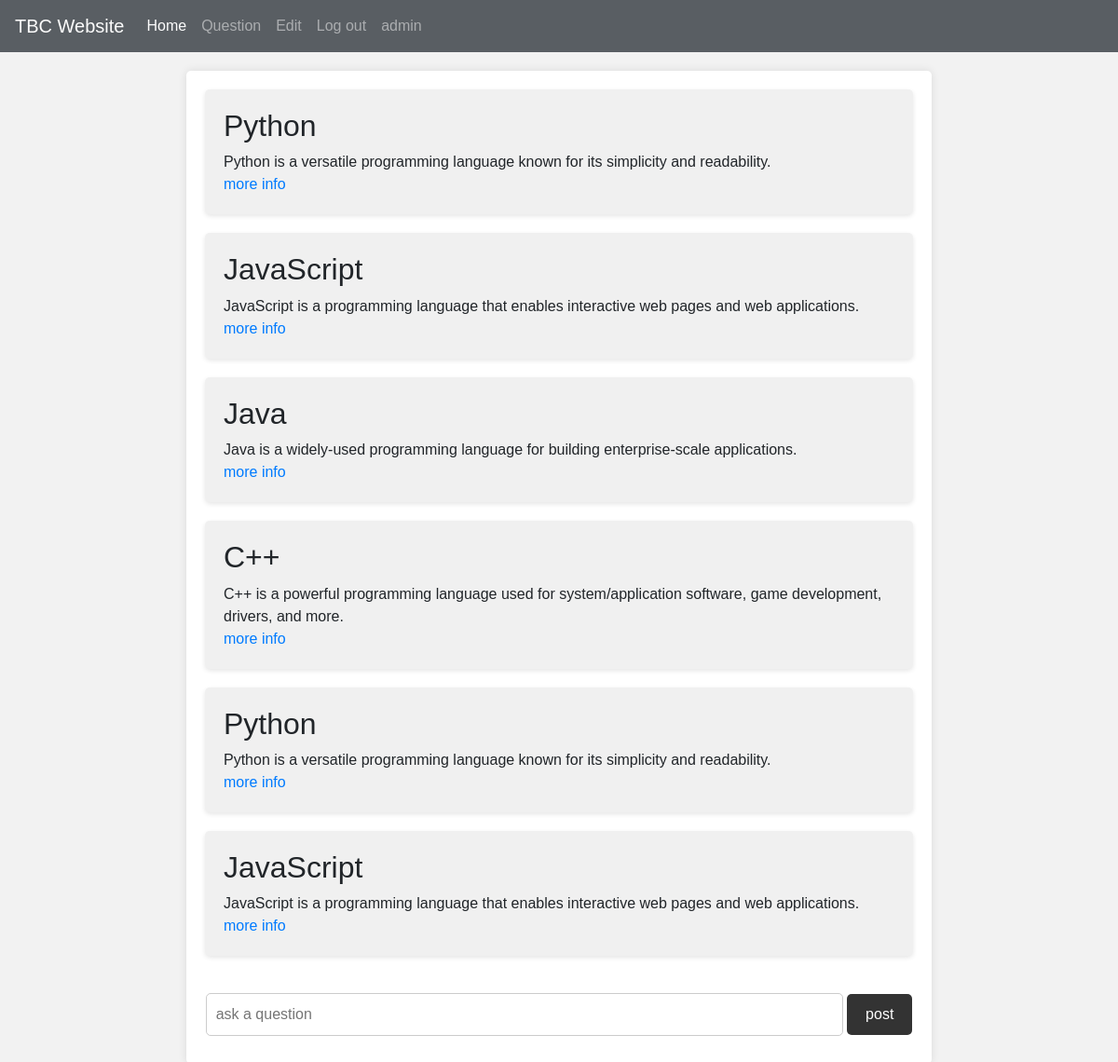
The page / (signed in) on the database its author committed.
### models.py (models this page shows, shortened)
class User(db.Model, UserMixin):
    __tablename__ = "users"
    id = db.Column(db.Integer(), primary_key=True)
    username = db.Column(db.String())
    password = db.Column(db.String())
    birthday = db.Column(db.Date())
    role = db.Column(db.String())

class Info(db.Model):
    __tablename__ = "infos"
    id = db.Column(db.Integer(), primary_key=True)
    name = db.Column(db.String())
    inf = db.Column(db.String())
    moreinfo = db.Column(db.String())

### routes.py (the view, shortened to what this page needs)
@app.route("/", methods=["GET","POST"])
def index():
 info = Info.query.all()
 form = SearchForm()
 return render_template("index.html", info=info, form=form)

### forms.py
class SearchForm(FlaskForm):
    language = StringField("ask a question")
    find = SubmitField("post")

### models.py (called while the page is built)
@login_manager.user_loader
def load_user(user_id):
    return User.query.get(user_id)

### templates/index.html (shortened to what this page needs)
{% extends "base.html" %}
{% block content %}
    <div class="container">
      {% for infos in info %}
        <div class="languages">
            <div class="language">
                <h2>{{infos['name']}}</h2>
                <p>{{infos['inf']}}</p>
                <a href="/info/{{infos['id']}}">more info</a>
            </div>
        </div>
      {% endfor %}
       <form method="POST">
        <div class="form-container">
            {{ form.language(class="textarea", placeholder=form.language.label.text)}}
            {{ form.find(class="button",placeholder=form.find.text)}}
        </div>
      </form>
    </div>
{% endblock %}

### templates/navbar.html (shortened to what this page needs)
<nav class="navbar navbar-expand-lg navbar-dark bg-dark" style="opacity: 0.8">
    <a class="navbar-brand" href="https://www.tbcbank.ge/web/ka">TBC Website</a>
    <div class="collapse navbar-collapse" id="navbarNav">
      <ul class="navbar-nav">
        <li class="nav-item active">
          <a class="nav-link" href="/">Home</a>
        </li>
        <li class="nav-item">
          <a class="nav-link" href="/search">Question</a>
        </li>
        {% if current_user.role == "Admin" %}
        <li class="nav-item">
          <a class="nav-link" href="/registered_users">Edit</a>
        </li>
        {% endif %}
        {% if current_user.is_authenticated %}
        <li class="nav-item">
          <a class="nav-link" href="/logout">Log out</a>
        </li>
        {% endif %}
        <li class="nav-item">
          <a class="nav-link" href="#">{{ current_user.username }}</a>
        </li>
      </ul>
    </div>
  </nav>

### templates/index.html (style rules this page uses)
body { font-family: Arial, sans-serif; margin: 0; padding: 0; background-color: #f2f2f2; }
.container { max-width: 800px; margin: 20px auto; padding: 20px; background-color: #fff; border-radius: 5px; box-shadow: 0 0 10px rgba(0, 0, 0, 0.1); display: grid; grid-gap: 20px; }
.languages { display: grid; grid-template-columns: repeat(auto-fit, minmax(200px, 1fr)); grid-gap: 20px; }
.language { background-color: #f0f0f0; padding: 20px; border-radius: 5px; box-shadow: 0 2px 5px rgba(0, 0, 0, 0.1); transition: all 0.3s ease; }
.language h2 { margin-top: 0; }
.language p { margin-bottom: 0; }
.form-container { margin-top: 20px; text-align: center; }
.textarea { width: 90%; padding: 10px; margin-bottom: 10px; border-radius: 5px; border: 1px solid #ccc; resize: none; }
.button { padding: 10px 20px; border: none; background-color: #333; color: #fff; border-radius: 5px; cursor: pointer; transition: background-color 0.3s ease; }

### rows shown on the page
User: username "admin"
Info: name "Python", inf "Python is a versatile programming language known for its simplicity and readability."
Info: name "JavaScript", inf "JavaScript is a programming language that enables interactive web pages and web applications."
Info: name "Java", inf "Java is a widely-used programming language for building enterprise-scale applications."
Info: name "C++", inf "C++ is a powerful programming language used for system/application software, game development, drivers, and more."
Info: name "Python", inf "Python is a versatile programming language known for its simplicity and readability."
Info: name "JavaScript", inf "JavaScript is a programming language that enables interactive web pages and web applications."
